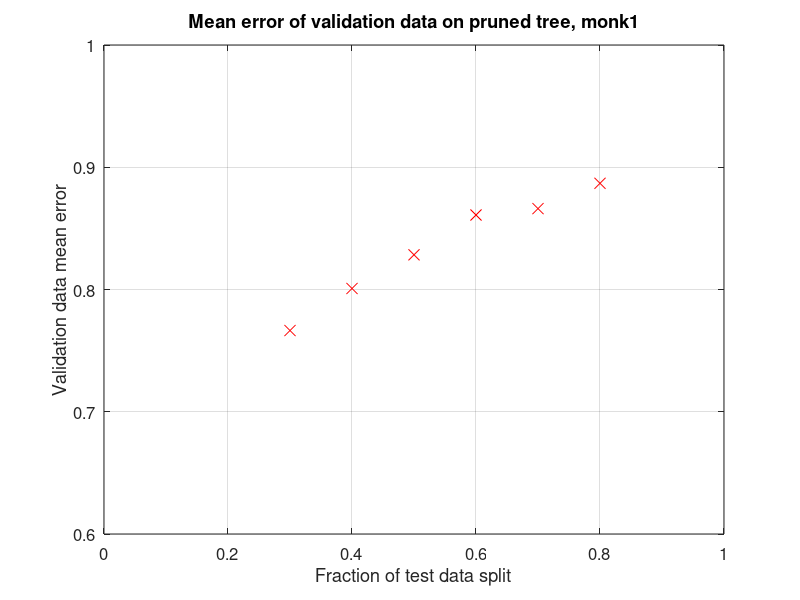
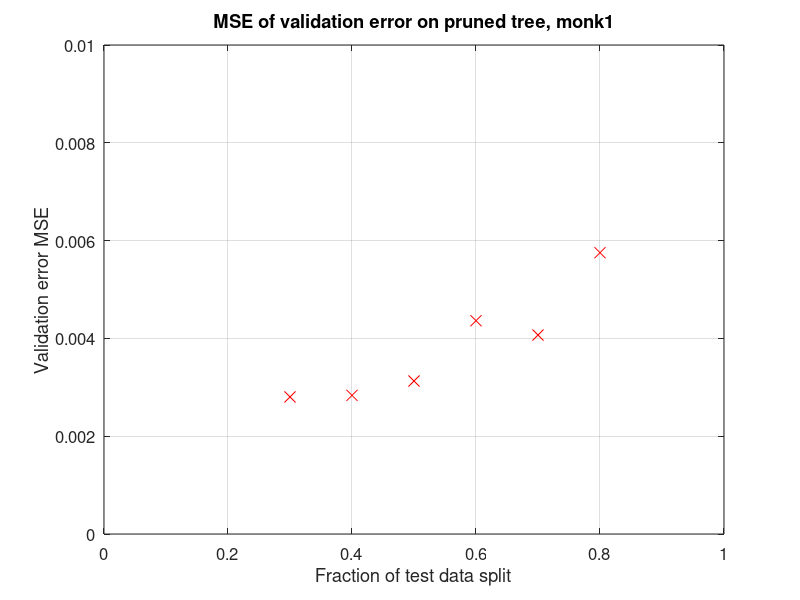
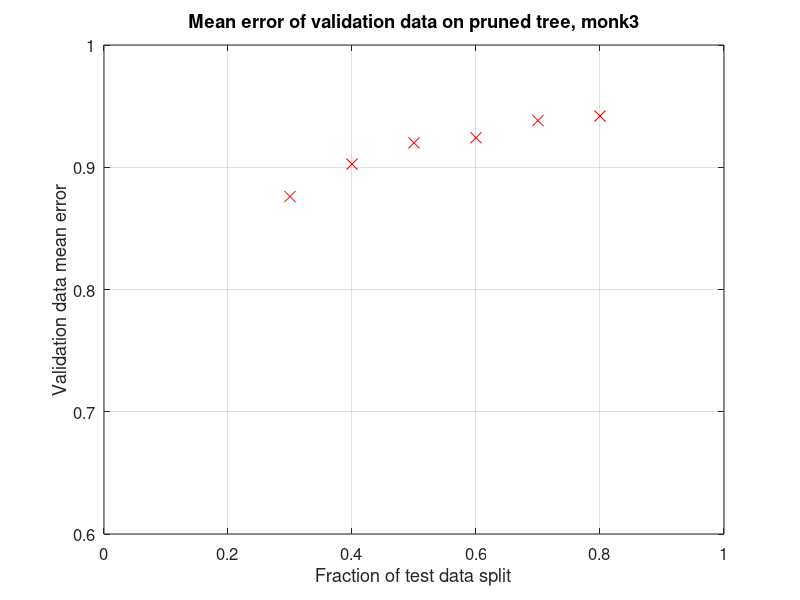
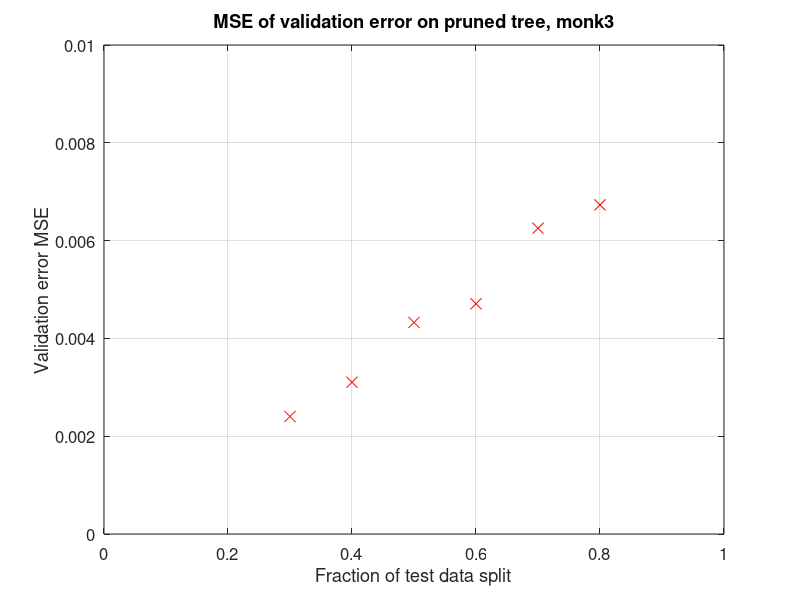

Recreate these plots in MATLAB, in order.
load data
close all

fractions = [0.3, 0.4, 0.5, 0.6, 0.7, 0.8];

mean1 = zeros(6, 1);
mse1 = zeros(6, 1);
for i=1:6
    mean1(i) = mean(monk1(:, i));
    mse1(i) = immse(mean1(i)*ones(length(monk1(:, i)), 1), monk1(:, i));
end

mean3 = zeros(6, 1);
mse3 = zeros(6, 1);
for i=1:6
    mean3(i) = mean(monk3(:, i));
    mse3(i) = immse(mean3(i)*ones(length(monk3(:, 1)), 1), monk3(:, 1));
end

figure;
plot(fractions, mean1, 'xr', 'MarkerSize', 8');
title('Mean error of validation data on pruned tree, monk1');
axis([0 1 0.6 1])
grid on
xlabel('Fraction of test data split')
ylabel('Validation data mean error')
set(gca,'Color',[0.95 0.95 0.95], 'FontSize', 12);

figure;
plot(fractions, mse1, 'xr', 'MarkerSize', 8');
title('MSE of validation error on pruned tree, monk1');
axis([0 1 0 0.01])
grid on
xlabel('Fraction of test data split')
ylabel('Validation error MSE')
set(gca,'Color',[0.95 0.95 0.95], 'FontSize', 12);

figure;
plot(fractions, mean3, 'xr', 'MarkerSize', 8');
title('Mean error of validation data on pruned tree, monk3');
axis([0 1 0.6 1])
grid on
xlabel('Fraction of test data split')
ylabel('Validation data mean error')
set(gca,'Color',[0.95 0.95 0.95], 'FontSize', 12);

figure;
plot(fractions, mse3, 'xr', 'MarkerSize', 8');
title('MSE of validation error on pruned tree, monk3');
axis([0 1 0 0.01])
grid on
xlabel('Fraction of test data split')
ylabel('Validation error MSE')
set(gca,'Color',[0.95 0.95 0.95], 'FontSize', 12);